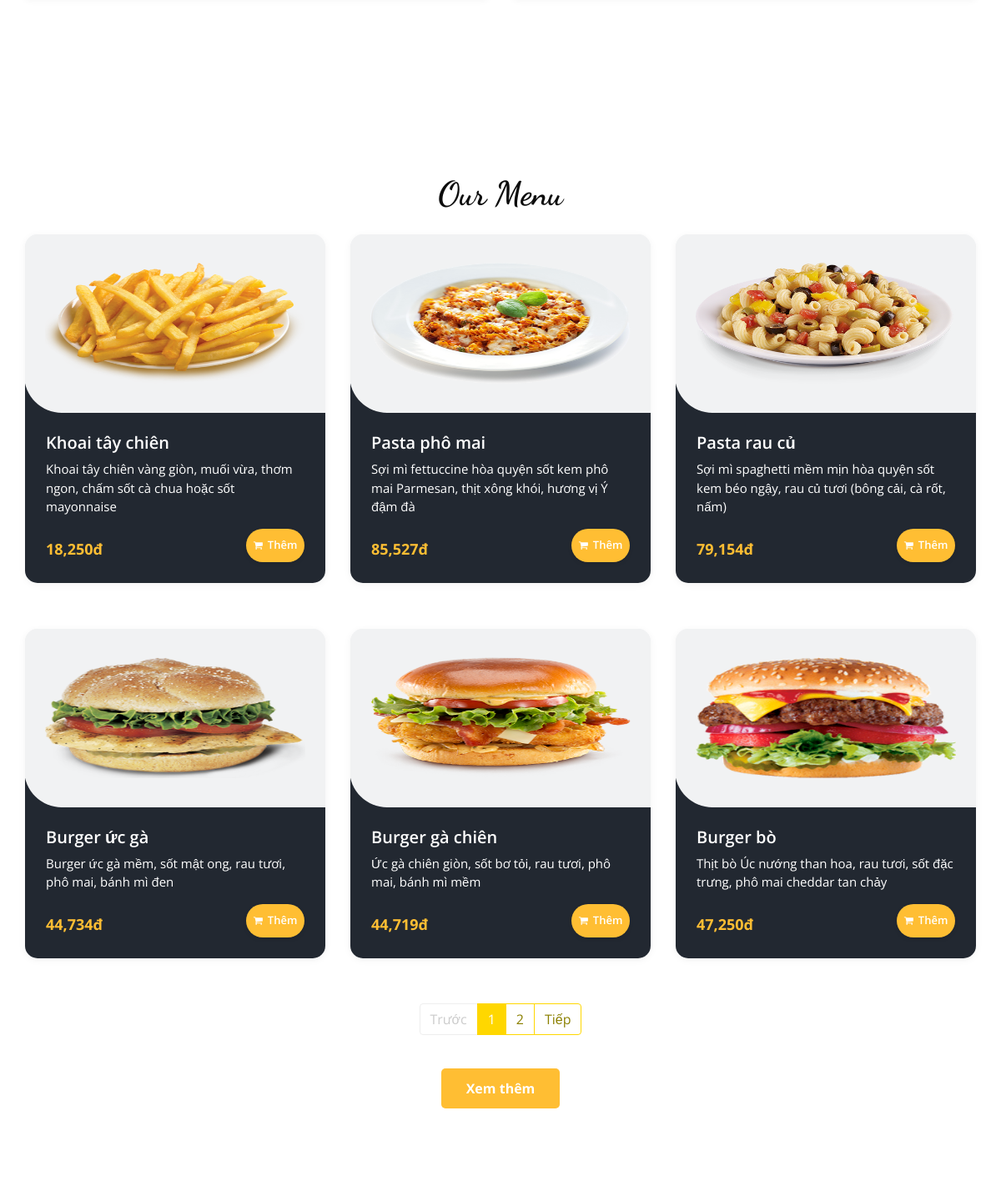
Before: / (middle part) with the older database file.
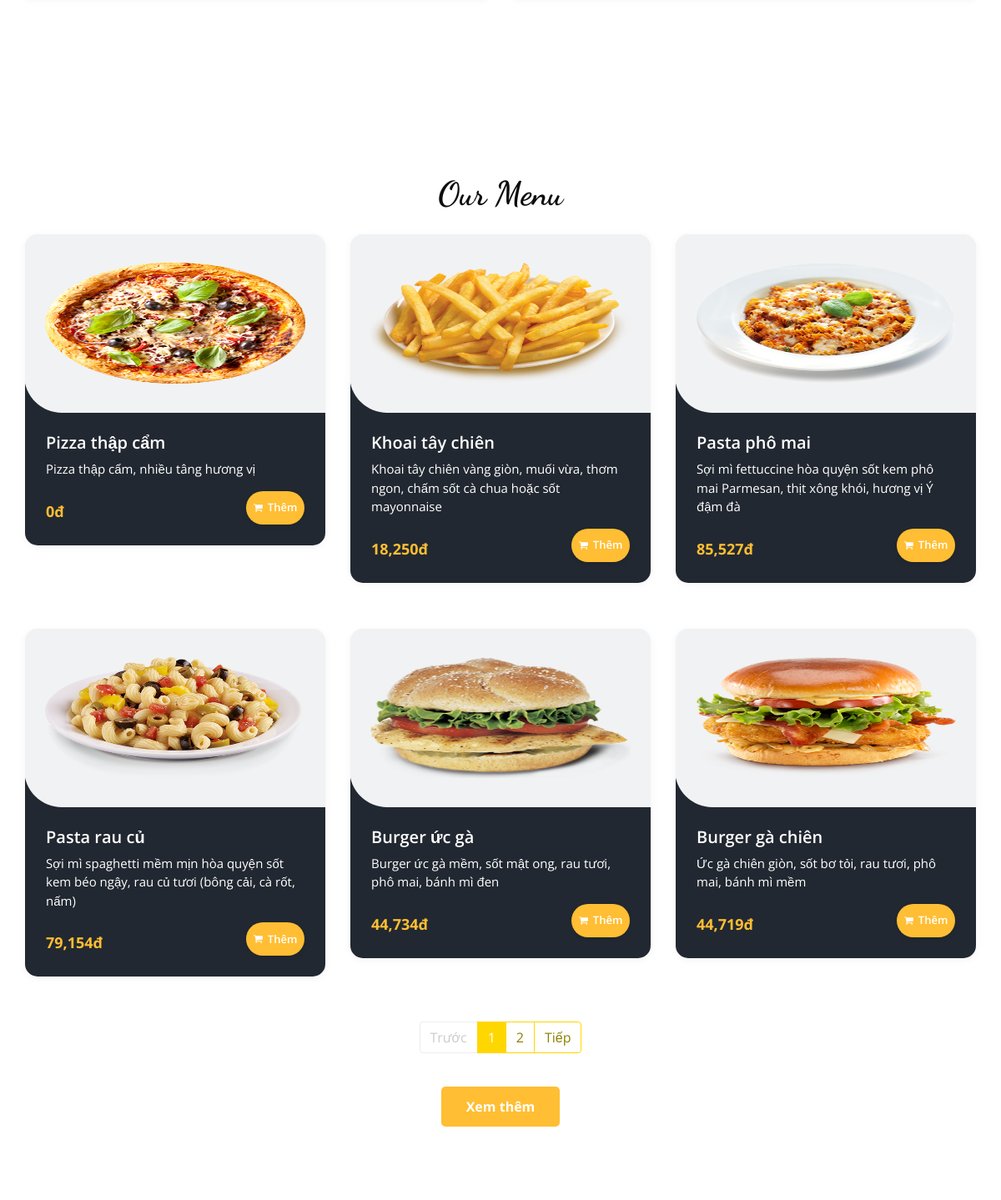
After: the same page with the newer database file.
### tables this page shows
CREATE TABLE `products` (
  `id` int(11) NOT NULL,
  `code` varchar(20) NOT NULL,
  `name` varchar(200) NOT NULL,
  `category_id` int(11) NOT NULL,
  `description` text DEFAULT NULL,
  `image` varchar(255) DEFAULT NULL,
  `cost_price` decimal(10,2) NOT NULL,
  `selling_price` decimal(10,2) NOT NULL,
  `stock_quantity` int(11) DEFAULT 0,
  `status` enum('active','inactive') DEFAULT 'active',
  `created_at` timestamp NOT NULL DEFAULT current_timestamp(),
  `updated_at` timestamp NOT NULL DEFAULT current_timestamp() ON UPDATE current_timestamp(),
  `profit_percentage` int(11) DEFAULT NULL
);

### index.php (the view, shortened to what this page needs)
<?php
require_once 'includes/db_connection.php';
$limit = 6;
$offset = 0;
$stmt = $pdo->prepare("SELECT p.id, p.name, p.description, p.image, p.cost_price, p.profit_percentage,
                              (p.cost_price * (1 + p.profit_percentage/100)) AS selling_price
                       FROM products p
                       WHERE p.status = 'active'
                       ORDER BY p.id DESC
                       LIMIT ? OFFSET ?");
$stmt->bindParam(1, $limit, PDO::PARAM_INT);
$stmt->bindParam(2, $offset, PDO::PARAM_INT);
$stmt->execute();
$featured = $stmt->fetchAll();
$is_logged_in = isset($_SESSION['user_id']);
?>
<!DOCTYPE html>
<html>
<head>
  <link rel="stylesheet" type="text/css" href="css/bootstrap.css" />
  <link rel="stylesheet" type="text/css" href="https://cdnjs.cloudflare.com/ajax/libs/OwlCarousel2/2.3.4/assets/owl.carousel.min.css" />
  <link rel="stylesheet" href="https://cdnjs.cloudflare.com/ajax/libs/jquery-nice-select/1.1.0/css/nice-select.min.css" />
  <link href="css/font-awesome.min.css" rel="stylesheet" />
  <link href="css/style.css" rel="stylesheet" />
  <link href="css/responsive.css" rel="stylesheet" />
</head>
<body>
<div class="main-content">
  <section class="offer_section layout_padding-bottom">
    <div class="offer_container">
      <div class="container">
        <div class="row">
          <div class="col-md-6">
          </div>
          <div class="col-md-6">
          </div>
        </div>
      </div>
    </div>
  </section>
  <section class="food_section layout_padding">
    <div class="container">
      <div class="heading_container heading_center">
        <h2>Our Menu</h2>
      </div>
      <div class="filters-content">
        <div class="row grid" id="product-grid">
          <?php if (empty($featured)): ?>
            <div class="col-12 text-center">Chưa có sản phẩm nào.</div>
          <?php else: ?>
            <?php foreach ($featured as $prod): ?>
              <div class="col-sm-6 col-lg-4">
                <div class="box">
                  <a href="product_detail.php?id=<?= $prod['id'] ?>">
                    <div class="img-box"><img src="<?= htmlspecialchars($prod['image']) ?>" alt="<?= htmlspecialchars($prod['name']) ?>"></div>
                  </a>
                  <div class="detail-box">
                    <h5><?= htmlspecialchars($prod['name']) ?></h5>
                    <p><?= htmlspecialchars($prod['description']) ?></p>
                    <div class="options">
                      <h6><?= number_format($prod['selling_price']) ?>đ</h6>
                      <?php if ($is_logged_in): ?>
                        <button class="add-to-cart-btn"
                                data-id="<?= $prod['id'] ?>"
                                data-name="<?= htmlspecialchars($prod['name']) ?>"
                                data-price="<?= $prod['selling_price'] ?>"
                                data-image="<?= htmlspecialchars($prod['image']) ?>">
                          <i class="fa fa-shopping-cart"></i> Thêm
                        </button>
                      <?php else: ?>
                        <a href="user/login.php" class="add-to-cart-btn">
                          <i class="fa fa-shopping-cart"></i> Thêm
                        </a>
                      <?php endif; ?>
                    </div>
                  </div>
                </div>
              </div>
            <?php endforeach; ?>
          <?php endif; ?>
        </div>
      </div>
      <div id="pagination-container"></div>
      <div class="view-more-container">
        <a href="menu.php" class="btn-view-more">Xem thêm</a>
      </div>
    </div>
  </section>
</div>
</body>
</html>

Changed rows visible on the page:
no longer on this page (row unchanged): products: image (picture), name "Burger bò", description "Thịt bò Úc nướng than hoa, rau tươi, sốt đặc trưng, phô mai cheddar tan chảy", selling_price "47,250"
added products: image (picture), name "Pizza thập cẩm", description "Pizza thập cẩm, nhiều tâng hương vị", selling_price "0"
